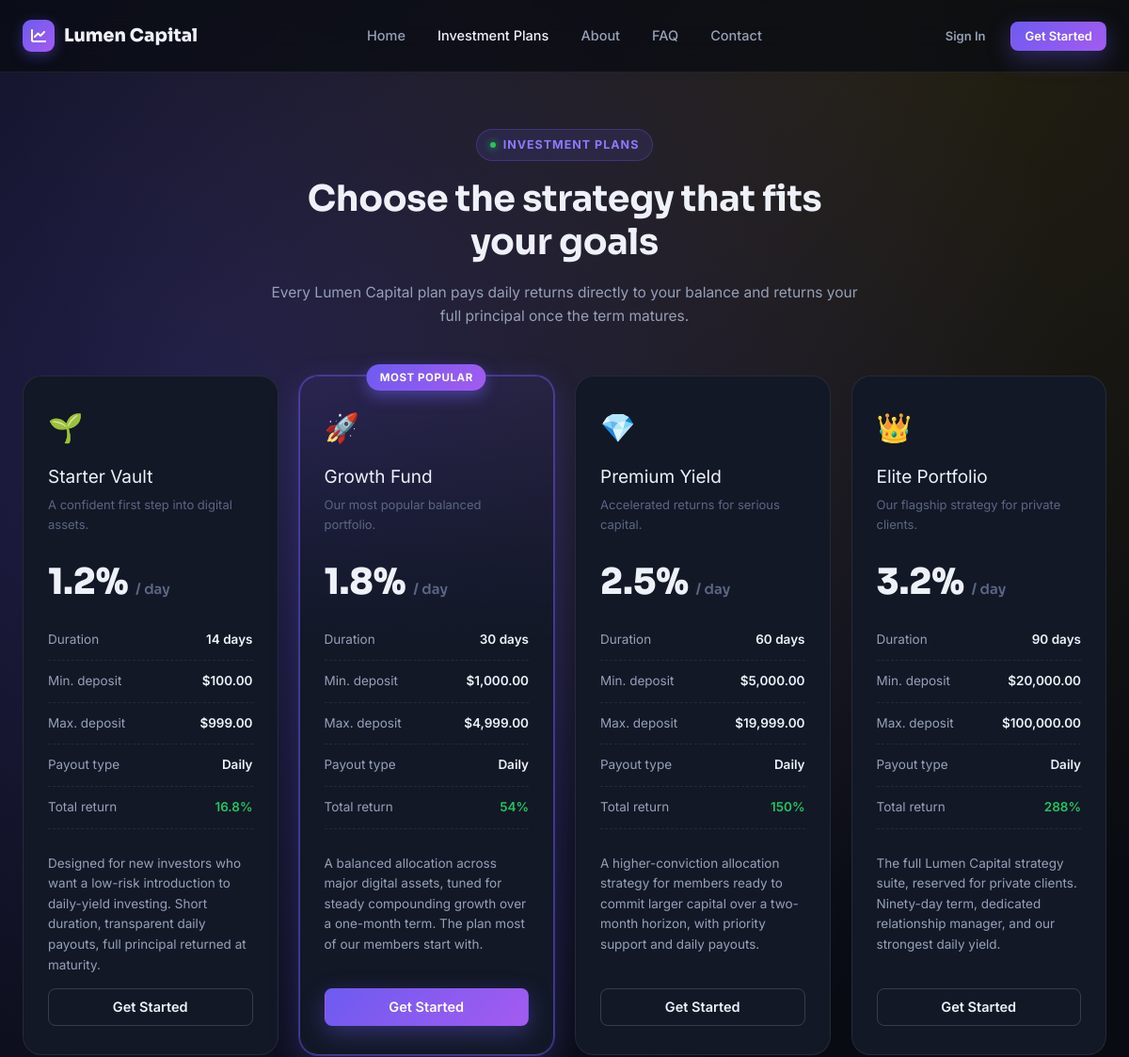
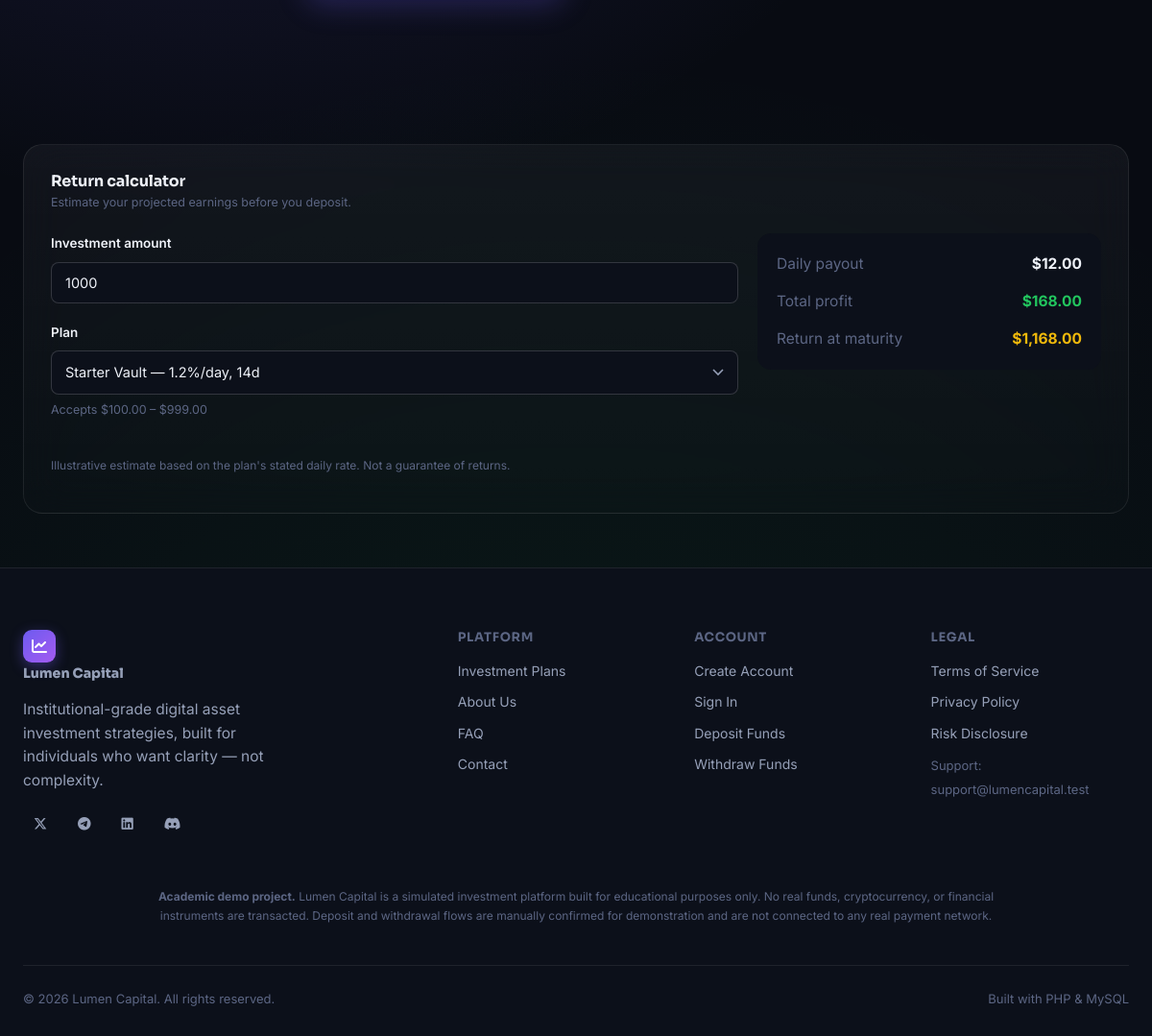
/plans.php, run on the app's committed database (2 pictures, top to bottom).
### tables this page shows
CREATE TABLE `plans` (
  `id`                  INT UNSIGNED AUTO_INCREMENT PRIMARY KEY,
  `name`                VARCHAR(80)       NOT NULL,
  `slug`                VARCHAR(80)       NOT NULL,
  `tagline`             VARCHAR(160)      DEFAULT NULL,
  `description`         TEXT              DEFAULT NULL,
  `icon`                VARCHAR(10)       DEFAULT '📈',
  `theme_color`         VARCHAR(20)       NOT NULL DEFAULT 'emerald',
  `min_amount`          DECIMAL(15,2)     NOT NULL,
  `max_amount`          DECIMAL(15,2)     NOT NULL,
  `roi_percent`         DECIMAL(6,3)      NOT NULL COMMENT 'percent credited per payout period',
  `payout_type`         ENUM('daily','end_of_term') NOT NULL DEFAULT 'daily',
  `duration_days`       SMALLINT UNSIGNED NOT NULL,
  `featured`            TINYINT(1)        NOT NULL DEFAULT 0,
  `is_active`           TINYINT(1)        NOT NULL DEFAULT 1,
  `sort_order`          SMALLINT UNSIGNED NOT NULL DEFAULT 0,
  `created_at`          DATETIME          NOT NULL DEFAULT CURRENT_TIMESTAMP
);

### includes/functions.php (called while the page is built, shortened)
<?php
function e(?string $value): string
{
    return htmlspecialchars($value ?? '', ENT_QUOTES, 'UTF-8');
}
function money(float $amount, bool $withSign = false): string
{
    $sign = '';
    return $sign . '$' . number_format(abs($amount), 2);
}
function percent(float $value): string
{
    $formatted = rtrim(rtrim(number_format($value, 3), '0'), '.');
    return $formatted . '%';
}
function url(string $path = ''): string
{
    return rtrim(BASE_URL, '/') . '/' . ltrim($path, '/');
}
function asset(string $path): string
{
    return rtrim(BASE_URL, '/') . '/assets/' . ltrim($path, '/');
}
function get_setting(string $key, $default = null)
{
    static $cache = null;
    if ($cache === null) {
        $cache = [];
        $stmt = db()->query('SELECT setting_key, setting_value FROM settings');
        foreach ($stmt->fetchAll() as $row) {
            $cache[$row['setting_key']] = $row['setting_value'];
        }
    }
    return $cache[$key] ?? $default;
}

### includes/db.php (called while the page is built)
<?php
function db(): PDO
{
    static $pdo = null;
    if ($pdo === null) {
        $dsn = 'mysql:host=' . DB_HOST . ';dbname=' . DB_NAME . ';charset=' . DB_CHARSET;
        try {
            $pdo = new PDO($dsn, DB_USER, DB_PASS, [
                PDO::ATTR_ERRMODE            => PDO::ERRMODE_EXCEPTION,
                PDO::ATTR_DEFAULT_FETCH_MODE => PDO::FETCH_ASSOC,
                PDO::ATTR_EMULATE_PREPARES   => false,
            ]);
        } catch (PDOException $e) {
            if (APP_DEBUG) {
                die('<div style="font-family:sans-serif;max-width:640px;margin:80px auto;padding:24px;border:1px solid #f3c6c6;background:#fff5f5;border-radius:12px;color:#7a1f1f;">'
                    . '<h2 style="margin-top:0;">Database connection failed</h2>'
                    . '<p>' . htmlspecialchars($e->getMessage()) . '</p>'
                    . '<p>Check the <code>DB_*</code> constants in <code>config/config.php</code> and make sure you have imported <code>database/schema.sql</code>.</p>'
                    . '</div>');
            }
            die('A database error occurred. Please try again later.');
        }
    }
    return $pdo;
}

### includes/auth.php (called while the page is built, shortened)
<?php
function current_user(): ?array
{
    static $user = null;
    return $user;
}
function is_logged_in(): bool
{
    return current_user() !== null;
}

### plans.php (the view, shortened to what this page needs)
<?php
$activePage = 'plans';
$plans = db()->query("SELECT * FROM plans WHERE is_active = 1 ORDER BY sort_order ASC")->fetchAll();
require __DIR__ . '/partials/public_header.php';
?>
<section class="section" style="padding-top:60px;">
  <div class="container">
    <div class="text-center" style="max-width:640px;margin:0 auto 50px;" data-aos="fade-up">
      <div class="eyebrow"><span class="dot"></span> Investment Plans</div>
      <h1 style="font-size:38px;">Choose the strategy that fits your goals</h1>
      <p>Every Lumen Capital plan pays daily returns directly to your balance and returns your full principal once the term matures.</p>
    </div>
    <div class="plans-grid">
      <?php foreach ($plans as $i => $plan): ?>
        <div class="plan-card <?= $plan['featured'] ? 'featured' : '' ?>" data-aos="fade-up" data-aos-delay="<?= $i * 80 ?>">
          <?php if ($plan['featured']): ?><div class="plan-featured-tag">Most Popular</div><?php endif; ?>
          <div class="plan-icon"><?= $plan['icon'] ?></div>
          <div class="plan-name"><?= e($plan['name']) ?></div>
          <div class="plan-tagline"><?= e($plan['tagline']) ?></div>
          <div class="plan-roi"><?= percent((float) $plan['roi_percent']) ?> <span>/ day</span></div>
          <ul class="plan-meta">
            <li>Duration <b><?= (int) $plan['duration_days'] ?> days</b></li>
            <li>Min. deposit <b><?= money((float) $plan['min_amount']) ?></b></li>
            <li>Max. deposit <b><?= money((float) $plan['max_amount']) ?></b></li>
            <li>Payout type <b style="text-transform:capitalize;"><?= e(str_replace('_', ' ', $plan['payout_type'])) ?></b></li>
            <li>Total return <b class="text-emerald"><?= percent((float) $plan['roi_percent'] * (int) $plan['duration_days']) ?></b></li>
          </ul>
          <p style="font-size:13.5px;"><?= e($plan['description']) ?></p>
          <a href="<?= url('register.php') ?>" class="btn <?= $plan['featured'] ? 'btn-primary' : 'btn-outline' ?> btn-block">Get Started</a>
        </div>
      <?php endforeach; ?>
    </div>
  </div>
</section>
<section class="section-sm">
  <div class="container">
    <div class="card glass-card" data-aos="fade-up">
      <div class="card-header">
        <div>
          <h3 class="card-title">Return calculator</h3>
          <span class="sub" style="color:var(--text-faint);font-size:12.5px;">Estimate your projected earnings before you deposit.</span>
        </div>
      </div>
      <div class="dash-grid">
        <div>
          <div class="form-group">
            <label class="form-label">Investment amount</label>
            <input type="number" id="calcAmount" class="form-control" value="1000" min="1" step="0.01">
          </div>
          <div class="form-group">
            <label class="form-label">Plan</label>
            <select id="calcPlan" class="form-control">
              <?php foreach ($plans as $plan): ?>
                <option value="<?= (int) $plan['id'] ?>"
                  data-roi="<?= (float) $plan['roi_percent'] ?>"
                  data-days="<?= (int) $plan['duration_days'] ?>"
                  data-min="<?= (float) $plan['min_amount'] ?>"
                  data-max="<?= (float) $plan['max_amount'] ?>">
                  <?= e($plan['name']) ?> — <?= percent((float) $plan['roi_percent']) ?>/day, <?= (int) $plan['duration_days'] ?>d
                </option>
              <?php endforeach; ?>
            </select>
            <div class="form-hint" id="calcRange"></div>
          </div>
        </div>
        <div class="card-sm" style="background:var(--bg-elevated);">
          <div style="display:flex;justify-content:space-between;margin-bottom:14px;">
            <span class="text-faint">Daily payout</span><b id="calcDaily">$0.00</b>
          </div>
          <div style="display:flex;justify-content:space-between;margin-bottom:14px;">
            <span class="text-faint">Total profit</span><b class="text-emerald" id="calcProfit">$0.00</b>
          </div>
          <div style="display:flex;justify-content:space-between;">
            <span class="text-faint">Return at maturity</span><b class="text-gold" id="calcTotal">$0.00</b>
          </div>
        </div>
      </div>
      <p class="text-faint" style="font-size:12px;margin-top:18px;">Illustrative estimate based on the plan's stated daily rate. Not a guarantee of returns.</p>
    </div>
  </div>
</section>
<?php
require __DIR__ . '/partials/public_footer.php';
?>

### partials/public_header.php (shortened to what this page needs)
<?php
$pageTitle = $pageTitle ?? get_setting('site_name', APP_NAME);
$activePage = $activePage ?? '';
$loggedIn = is_logged_in();
?>
<!DOCTYPE html>
<html lang="en">
<head>
<title><?= e($pageTitle) ?> — <?= e(get_setting('site_name', APP_NAME)) ?></title>
<link rel="stylesheet" href="<?= asset('vendor/fonts/fonts.css') ?>">
<link rel="stylesheet" href="<?= asset('vendor/fontawesome/css/all.min.css') ?>">
<link rel="stylesheet" href="<?= asset('vendor/aos/aos.css') ?>">
<link rel="stylesheet" href="<?= asset('css/style.css') ?>">
</head>
<body class="bg-mesh">
<nav class="navbar">
  <div class="container">
    <a href="<?= url('index.php') ?>" class="brand">
      <span class="brand-mark"><i class="fa-solid fa-chart-line"></i></span>
      <?= e(get_setting('site_name', APP_NAME)) ?>
    </a>
    <div class="nav-links" id="navLinks">
      <a href="<?= url('index.php') ?>" class="<?= $activePage === 'home' ? 'active' : '' ?>">Home</a>
      <a href="<?= url('plans.php') ?>" class="<?= $activePage === 'plans' ? 'active' : '' ?>">Investment Plans</a>
      <a href="<?= url('about.php') ?>" class="<?= $activePage === 'about' ? 'active' : '' ?>">About</a>
      <a href="<?= url('faq.php') ?>" class="<?= $activePage === 'faq' ? 'active' : '' ?>">FAQ</a>
      <a href="<?= url('contact.php') ?>" class="<?= $activePage === 'contact' ? 'active' : '' ?>">Contact</a>
    </div>
    <div class="nav-actions">
      <?php if ($loggedIn): ?>
        <a href="<?= url(is_admin() ? 'admin/index.php' : 'user/dashboard.php') ?>" class="btn btn-primary btn-sm">
          <i class="fa-solid fa-gauge"></i> Dashboard
        </a>
      <?php else: ?>
        <a href="<?= url('login.php') ?>" class="btn btn-ghost btn-sm">Sign In</a>
        <a href="<?= url('register.php') ?>" class="btn btn-primary btn-sm">Get Started</a>
      <?php endif; ?>
    </div>
  </div>
</nav>

### partials/public_footer.php (shortened to what this page needs)
<footer class="site-footer">
  <div class="container">
    <div class="footer-grid">
      <div>
        <a href="<?= url('index.php') ?>" class="brand" style="margin-bottom:14px;">
          <span class="brand-mark"><i class="fa-solid fa-chart-line"></i></span>
          <?= e(get_setting('site_name', APP_NAME)) ?>
        </a>
        <p style="max-width:280px;">Institutional-grade digital asset investment strategies, built for individuals who want clarity — not complexity.</p>
        <div style="display:flex;gap:10px;margin-top:16px;">
          <a href="#" class="btn btn-ghost btn-sm" style="padding:8px 10px;"><i class="fa-brands fa-x-twitter"></i></a>
          <a href="#" class="btn btn-ghost btn-sm" style="padding:8px 10px;"><i class="fa-brands fa-telegram"></i></a>
          <a href="#" class="btn btn-ghost btn-sm" style="padding:8px 10px;"><i class="fa-brands fa-linkedin"></i></a>
          <a href="#" class="btn btn-ghost btn-sm" style="padding:8px 10px;"><i class="fa-brands fa-discord"></i></a>
        </div>
      </div>
      <div>
        <h5>Platform</h5>
        <a href="<?= url('plans.php') ?>">Investment Plans</a>
        <a href="<?= url('about.php') ?>">About Us</a>
        <a href="<?= url('faq.php') ?>">FAQ</a>
        <a href="<?= url('contact.php') ?>">Contact</a>
      </div>
      <div>
        <h5>Account</h5>
        <a href="<?= url('register.php') ?>">Create Account</a>
        <a href="<?= url('login.php') ?>">Sign In</a>
        <a href="<?= url('user/deposit.php') ?>">Deposit Funds</a>
        <a href="<?= url('user/withdraw.php') ?>">Withdraw Funds</a>
      </div>
      <div>
        <h5>Legal</h5>
        <a href="<?= url('terms.php') ?>">Terms of Service</a>
        <a href="<?= url('privacy.php') ?>">Privacy Policy</a>
        <a href="<?= url('faq.php') ?>#risk">Risk Disclosure</a>
        <span style="color:var(--text-faint);font-size:13px;">Support:<br><?= e(get_setting('support_email')) ?></span>
      </div>
    </div>
    <div class="footer-disclaimer">
      <strong>Academic demo project.</strong> Lumen Capital is a simulated investment platform built for educational purposes only. No real funds, cryptocurrency, or financial instruments are transacted. Deposit and withdrawal flows are manually confirmed for demonstration and are not connected to any real payment network.
    </div>
    <div class="footer-bottom">
      <span>&copy; <?= date('Y') ?> <?= e(get_setting('site_name', APP_NAME)) ?>. All rights reserved.</span>
      <span>Built with PHP &amp; MySQL</span>
    </div>
  </div>
</footer>
</body>
</html>

### data on the page
plans: icon "🌱", name "Starter Vault", tagline "A confident first step into digital assets.", roi_percent "1.2%", duration_days "14", min_amount "$100.00", max_amount "$999.00", payout_type "Daily", percent((float) $plan['roi_percent'] * (int) $plan['duration_days']) "16.8%", description "Designed for new investors who want a low-risk introduction to daily-yield investing. Short duration, transparent daily payouts, full principal returned at maturity."
plans: featured "MOST POPULAR", icon "🚀", name "Growth Fund", tagline "Our most popular balanced portfolio.", roi_percent "1.8%", duration_days "30", min_amount "$1,000.00", max_amount "$4,999.00", payout_type "Daily", percent((float) $plan['roi_percent'] * (int) $plan['duration_days']) "54%", description "A balanced allocation across major digital assets, tuned for steady compounding growth over a one-month term. The plan most of our members start with."
plans: icon "💎", name "Premium Yield", tagline "Accelerated returns for serious capital.", roi_percent "2.5%", duration_days "60", min_amount "$5,000.00", max_amount "$19,999.00", payout_type "Daily", percent((float) $plan['roi_percent'] * (int) $plan['duration_days']) "150%", description "A higher-conviction allocation strategy for members ready to commit larger capital over a two-month horizon, with priority support and daily payouts."
plans: icon "👑", name "Elite Portfolio", tagline "Our flagship strategy for private clients.", roi_percent "3.2%", duration_days "90", min_amount "$20,000.00", max_amount "$100,000.00", payout_type "Daily", percent((float) $plan['roi_percent'] * (int) $plan['duration_days']) "288%", description "The full Lumen Capital strategy suite, reserved for private clients. Ninety-day term, dedicated relationship manager, and our strongest daily yield."

### other printed values
get_setting('site_name', APP_NAME) "Lumen Capital"
get_setting('support_email') "support@lumencapital.test"
form field value "Starter Vault — 1.2%/day, 14d"
